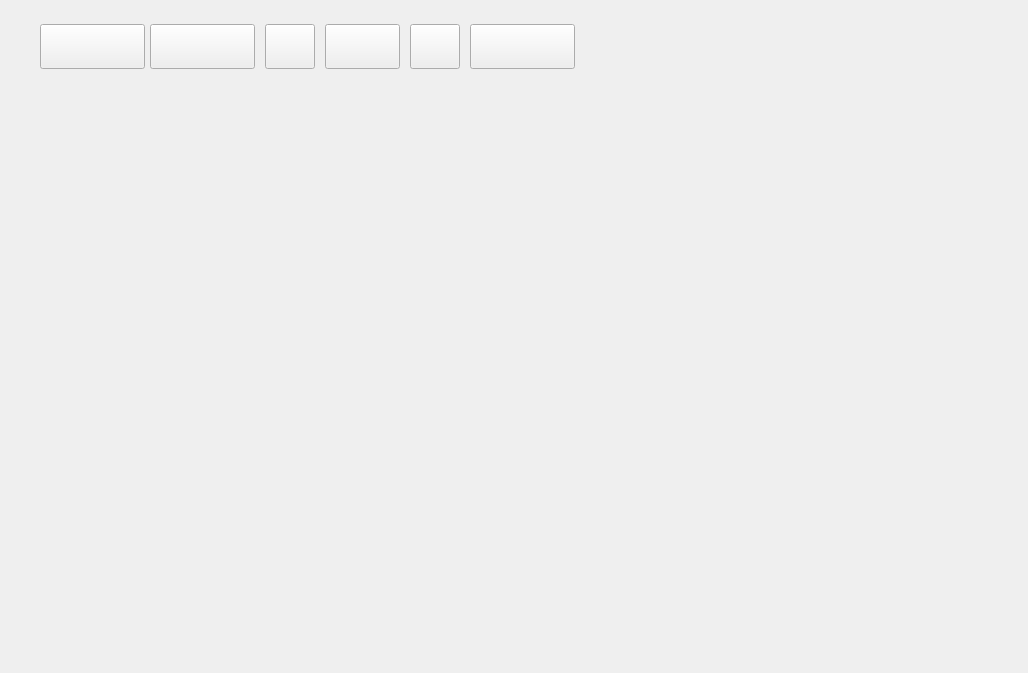
<?xml version="1.0" encoding="UTF-8"?>
<ui version="4.0">
 <class>MainScene</class>
 <widget class="QWidget" name="MainScene">
  <property name="geometry">
   <rect>
    <x>0</x>
    <y>0</y>
    <width>1028</width>
    <height>673</height>
   </rect>
  </property>
  <property name="sizePolicy">
   <sizepolicy hsizetype="Preferred" vsizetype="Preferred">
    <horstretch>0</horstretch>
    <verstretch>0</verstretch>
   </sizepolicy>
  </property>
  <property name="minimumSize">
   <size>
    <width>1028</width>
    <height>673</height>
   </size>
  </property>
  <property name="maximumSize">
   <size>
    <width>1671</width>
    <height>914</height>
   </size>
  </property>
  <property name="windowTitle">
   <string>Form</string>
  </property>
  <widget class="QPushButton" name="individual">
   <property name="geometry">
    <rect>
     <x>40</x>
     <y>24</y>
     <width>105</width>
     <height>45</height>
    </rect>
   </property>
   <property name="text">
    <string/>
   </property>
  </widget>
  <widget class="QLabel" name="individual1">
   <property name="geometry">
    <rect>
     <x>40</x>
     <y>24</y>
     <width>105</width>
     <height>45</height>
    </rect>
   </property>
   <property name="text">
    <string/>
   </property>
  </widget>
  <widget class="QLabel" name="exclusive1">
   <property name="geometry">
    <rect>
     <x>150</x>
     <y>24</y>
     <width>105</width>
     <height>45</height>
    </rect>
   </property>
   <property name="text">
    <string/>
   </property>
  </widget>
  <widget class="QPushButton" name="exclusive">
   <property name="geometry">
    <rect>
     <x>150</x>
     <y>24</y>
     <width>105</width>
     <height>45</height>
    </rect>
   </property>
   <property name="text">
    <string/>
   </property>
  </widget>
  <widget class="QLabel" name="songlist1">
   <property name="geometry">
    <rect>
     <x>265</x>
     <y>24</y>
     <width>50</width>
     <height>45</height>
    </rect>
   </property>
   <property name="text">
    <string/>
   </property>
  </widget>
  <widget class="QPushButton" name="songlist">
   <property name="geometry">
    <rect>
     <x>265</x>
     <y>24</y>
     <width>50</width>
     <height>45</height>
    </rect>
   </property>
   <property name="text">
    <string/>
   </property>
  </widget>
  <widget class="QLabel" name="ranking1">
   <property name="geometry">
    <rect>
     <x>325</x>
     <y>24</y>
     <width>75</width>
     <height>45</height>
    </rect>
   </property>
   <property name="text">
    <string/>
   </property>
  </widget>
  <widget class="QPushButton" name="ranking">
   <property name="geometry">
    <rect>
     <x>325</x>
     <y>24</y>
     <width>75</width>
     <height>45</height>
    </rect>
   </property>
   <property name="text">
    <string/>
   </property>
  </widget>
  <widget class="QLabel" name="singer1">
   <property name="geometry">
    <rect>
     <x>410</x>
     <y>24</y>
     <width>50</width>
     <height>45</height>
    </rect>
   </property>
   <property name="text">
    <string/>
   </property>
  </widget>
  <widget class="QPushButton" name="singer">
   <property name="geometry">
    <rect>
     <x>410</x>
     <y>24</y>
     <width>50</width>
     <height>45</height>
    </rect>
   </property>
   <property name="text">
    <string/>
   </property>
  </widget>
  <widget class="QLabel" name="latest1">
   <property name="geometry">
    <rect>
     <x>470</x>
     <y>24</y>
     <width>105</width>
     <height>45</height>
    </rect>
   </property>
   <property name="text">
    <string/>
   </property>
  </widget>
  <widget class="QPushButton" name="latest">
   <property name="geometry">
    <rect>
     <x>470</x>
     <y>24</y>
     <width>105</width>
     <height>45</height>
    </rect>
   </property>
   <property name="text">
    <string/>
   </property>
  </widget>
 </widget>
 <resources/>
 <connections/>
</ui>
